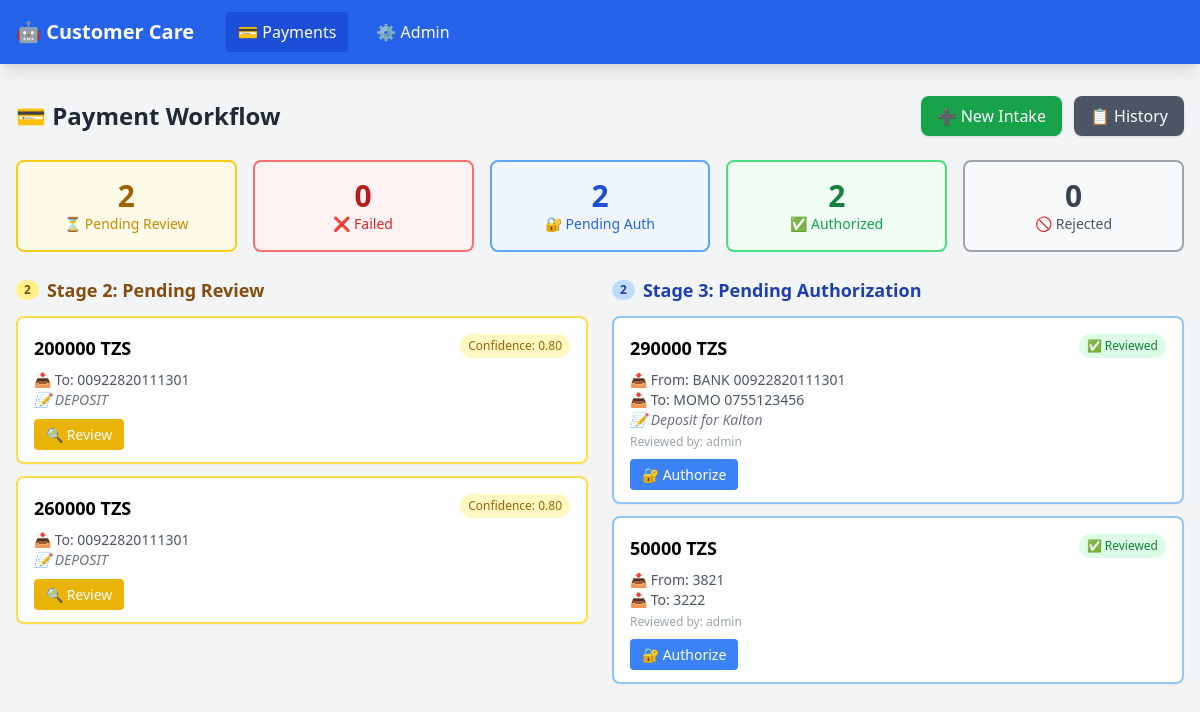
/payments/ (signed in), run on the app's committed database.
### payments/models.py (models this page shows, shortened)
class PaymentRequest(models.Model):
    class Status(models.TextChoices):
        PENDING_REVIEW = 'pending_review', 'Pending Review'
        FAILED = 'failed', 'Failed Review'
        PENDING_AUTHORIZATION = 'pending_authorization', 'Pending Authorization'
        AUTHORIZED = 'authorized', 'Authorized'
        REJECTED = 'rejected', 'Rejected'
    id = models.UUIDField(primary_key=True, default=uuid.uuid4, editable=False)
    status = models.CharField(
        max_length=24,
        choices=Status.choices,
        default=Status.PENDING_REVIEW,
        db_index=True,
    )
    created_at = models.DateTimeField(auto_now_add=True)
    updated_at = models.DateTimeField(auto_now=True)
    raw_sms = models.TextField(help_text="Original SMS text received")
    amount = models.DecimalField(
        max_digits=16, decimal_places=2, null=True, blank=True,
        help_text="Extracted amount",
    )
    currency = models.CharField(
        max_length=10, null=True, blank=True,
        help_text="Extracted currency (TZS, USD, etc.)",
    )
    sender_name = models.CharField(
        max_length=255, null=True, blank=True,
        help_text="Name of the person/entity sending the money",
    )
    from_account = models.CharField(
        max_length=100, null=True, blank=True,
        help_text="Source account number",
    )
    from_account_type = models.CharField(
        max_length=20, null=True, blank=True,
        help_text="Source type: BANK, MOMO, or INTL",
    )
    from_bank = models.CharField(
        max_length=100, null=True, blank=True,
        help_text="Source bank name (e.g. Mkombozi, NBC, NMB, CRDB, etc.)",
    )
    receiver_name = models.CharField(
        max_length=255, null=True, blank=True,
        help_text="Name of recipient",
    )
    to_account = models.CharField(
        max_length=100, null=True, blank=True,
        help_text="Destination account number",
    )
    to_account_type = models.CharField(
        max_length=20, null=True, blank=True,
        help_text="Destination type: BANK, MOMO, or INTL",
    )
    to_bank = models.CharField(
        max_length=100, null=True, blank=True,
        help_text="Destination bank name",
    )
    reference = models.CharField(
        max_length=255, null=True, blank=True,
        help_text="Transaction reference number from SMS",
    )
    memo = models.TextField(
        null=True, blank=True,
        help_text="Extra description / purpose",
    )
    transaction_date = models.DateTimeField(
        null=True, blank=True,
        help_text="Date of the original transaction",
    )
    parse_confidence = models.FloatField(
        null=True, blank=True,
        help_text="Confidence score (0.0 to 1.0) of the parse",
    )
    parse_notes = models.TextField(
        null=True, blank=True,
        help_text="Notes about parsing warnings/issues",
    )
    reviewed_by = models.ForeignKey(
        User, on_delete=models.SET_NULL,
        null=True, blank=True, related_name='payment_reviews',
        help_text="Reviewer who verified this request",
    )
    reviewed_at = models.DateTimeField(null=True, blank=True)
    review_notes = models.TextField(
        null=True, blank=True,
        help_text="Notes from the reviewer (if failed/discarded)",
    )
    authorized_by = models.ForeignKey(
        User, on_delete=models.SET_NULL,
        null=True, blank=True, related_name='payment_authorizations',
        help_text="Authorizer who approved/rejected this request",
    )
    authorized_at = models.DateTimeField(null=True, blank=True)
    authorization_notes = models.TextField(
        null=True, blank=True,
        help_text="Notes from the authorizer",
    )
    ip_address = models.GenericIPAddressField(
        null=True, blank=True,
        help_text="IP address of the intake source",
    )
    class Meta:
        ordering = ['-created_at']
        verbose_name = 'Payment Request'
        verbose_name_plural = 'Payment Requests'
        permissions = [
            ('can_review_payment', 'Can review and verify payment requests'),
            ('can_authorize_payment', 'Can authorize and execute payment requests'),
        ]
    def authorize(self, authorizer, notes=""):
        """Move from PENDING_AUTHORIZATION to AUTHORIZED"""
        if self.status != self.Status.PENDING_AUTHORIZATION:
            raise ValueError(f"Cannot authorize: current status is {self.status}")
        self.status = self.Status.AUTHORIZED
        self.authorized_by = authorizer
        self.authorized_at = timezone.now()
        self.authorization_notes = notes
        self.save()

### payments/views.py (the view)
# urls.py: path('', views.call_dashboard, name='dashboard'),
@login_required
def dashboard(request):
    counts = {
        'pending_review': PaymentRequest.objects.filter(
            status=PaymentRequest.Status.PENDING_REVIEW
        ).count(),
        'failed': PaymentRequest.objects.filter(
            status=PaymentRequest.Status.FAILED
        ).count(),
        'pending_authorization': PaymentRequest.objects.filter(
            status=PaymentRequest.Status.PENDING_AUTHORIZATION
        ).count(),
        'authorized': PaymentRequest.objects.filter(
            status=PaymentRequest.Status.AUTHORIZED
        ).count(),
        'rejected': PaymentRequest.objects.filter(
            status=PaymentRequest.Status.REJECTED
        ).count(),
    }
    pending_review = PaymentRequest.objects.filter(
        status=PaymentRequest.Status.PENDING_REVIEW
    )[:20]
    pending_auth = PaymentRequest.objects.filter(
        status=PaymentRequest.Status.PENDING_AUTHORIZATION
    )[:20]
    return render(request, 'payments/dashboard.html', {
        'counts': counts,
        'pending_review': pending_review,
        'pending_auth': pending_auth,
    })

### templates/payments/dashboard.html (shortened to what this page needs)
{% extends "base.html" %}
{% load static %}
{% block content %}
<div class="space-y-6">
    <div class="flex items-center justify-between">
        <h1 class="text-2xl font-bold text-gray-800">💳 Payment Workflow</h1>
        <div class="flex space-x-3">
            <a href="{% url 'payments:intake' %}" class="bg-green-600 hover:bg-green-700 text-white px-4 py-2 rounded-lg shadow">
                ➕ New Intake
            </a>
            <a href="{% url 'payments:history' %}" class="bg-gray-600 hover:bg-gray-700 text-white px-4 py-2 rounded-lg shadow">
                📋 History
            </a>
        </div>
    </div>
    <div class="grid grid-cols-5 gap-4">
        <div class="bg-yellow-50 border-2 border-yellow-400 rounded-lg p-4 text-center">
            <div class="text-3xl font-bold text-yellow-700">{{ counts.pending_review }}</div>
            <div class="text-sm text-yellow-600 font-medium">⏳ Pending Review</div>
        </div>
        <div class="bg-red-50 border-2 border-red-400 rounded-lg p-4 text-center">
            <div class="text-3xl font-bold text-red-700">{{ counts.failed }}</div>
            <div class="text-sm text-red-600 font-medium">❌ Failed</div>
        </div>
        <div class="bg-blue-50 border-2 border-blue-400 rounded-lg p-4 text-center">
            <div class="text-3xl font-bold text-blue-700">{{ counts.pending_authorization }}</div>
            <div class="text-sm text-blue-600 font-medium">🔐 Pending Auth</div>
        </div>
        <div class="bg-green-50 border-2 border-green-400 rounded-lg p-4 text-center">
            <div class="text-3xl font-bold text-green-700">{{ counts.authorized }}</div>
            <div class="text-sm text-green-600 font-medium">✅ Authorized</div>
        </div>
        <div class="bg-gray-50 border-2 border-gray-400 rounded-lg p-4 text-center">
            <div class="text-3xl font-bold text-gray-700">{{ counts.rejected }}</div>
            <div class="text-sm text-gray-600 font-medium">🚫 Rejected</div>
        </div>
    </div>
    <div class="grid grid-cols-2 gap-6">
        <div>
            <h2 class="text-lg font-bold text-yellow-800 mb-3 flex items-center">
                <span class="bg-yellow-200 text-yellow-800 px-2 py-0.5 rounded-full text-xs mr-2">{{ counts.pending_review }}</span>
                Stage 2: Pending Review
            </h2>
            <div class="space-y-3">
                {% for p in pending_review %}
                <div class="bg-white border-2 border-yellow-300 rounded-lg p-4 shadow-sm hover:shadow-md transition">
                    <div class="flex justify-between items-start">
                        <div>
                            <span class="font-bold text-lg">
                                {% if p.amount %}{{ p.amount|floatformat:-2 }}{% endif %}
                                {{ p.currency|default:'' }}
                            </span>
                        </div>
                        <span class="text-xs bg-yellow-100 text-yellow-700 px-2 py-1 rounded-full">
                            Confidence: {{ p.parse_confidence|floatformat:2 }}
                        </span>
                    </div>
                    <div class="mt-2 text-sm text-gray-600">
                        {% if p.to_account %}
                        <div>📥 To: {{ p.to_account_type|default:'' }} {{ p.to_account }}</div>
                        {% endif %}
                        {% if p.memo %}
                        <div class="text-gray-500 italic">📝 {{ p.memo|truncatechars:60 }}</div>
                        {% endif %}
                    </div>
                    <div class="mt-3">
                        <a href="{% url 'payments:review' p.pk %}" class="bg-yellow-500 hover:bg-yellow-600 text-white text-sm px-3 py-1.5 rounded">
                            🔍 Review
                        </a>
                    </div>
                </div>
                {% empty %}
                <div class="bg-gray-50 border-2 border-dashed border-gray-300 rounded-lg p-6 text-center text-gray-500">
                    No pending reviews
                </div>
                {% endfor %}
            </div>
        </div>
        <div>
            <h2 class="text-lg font-bold text-blue-800 mb-3 flex items-center">
                <span class="bg-blue-200 text-blue-800 px-2 py-0.5 rounded-full text-xs mr-2">{{ counts.pending_authorization }}</span>
                Stage 3: Pending Authorization
            </h2>
            <div class="space-y-3">
                {% for p in pending_auth %}
                <div class="bg-white border-2 border-blue-300 rounded-lg p-4 shadow-sm hover:shadow-md transition">
                    <div class="flex justify-between items-start">
                        <div>
                            <span class="font-bold text-lg">
                                {% if p.amount %}{{ p.amount|floatformat:-2 }}{% endif %}
                                {{ p.currency|default:'' }}
                            </span>
                        </div>
                        <span class="text-xs bg-green-100 text-green-700 px-2 py-1 rounded-full">
                            ✅ Reviewed
                        </span>
                    </div>
                    <div class="mt-2 text-sm text-gray-600">
                        {% if p.from_account %}
                        <div>📤 From: {{ p.from_account_type|default:'' }} {{ p.from_account }}</div>
                        {% endif %}
                        {% if p.to_account %}
                        <div>📥 To: {{ p.to_account_type|default:'' }} {{ p.to_account }}</div>
                        {% endif %}
                        {% if p.memo %}
                        <div class="text-gray-500 italic">📝 {{ p.memo|truncatechars:60 }}</div>
                        {% endif %}
                    </div>
                    {% if p.reviewed_by %}
                    <div class="mt-1 text-xs text-gray-400">Reviewed by: {{ p.reviewed_by }}</div>
                    {% endif %}
                    <div class="mt-3">
                        <a href="{% url 'payments:authorize' p.pk %}" class="bg-blue-500 hover:bg-blue-600 text-white text-sm px-3 py-1.5 rounded">
                            🔐 Authorize
                        </a>
                    </div>
                </div>
                {% empty %}
                <div class="bg-gray-50 border-2 border-dashed border-gray-300 rounded-lg p-6 text-center text-gray-500">
                    No pending authorizations
                </div>
                {% endfor %}
            </div>
        </div>
    </div>
</div>
{% endblock %}

### templates/base.html (shortened to what this page needs)
<!DOCTYPE html>
<html lang="en">
<head>
    <script src="https://cdn.tailwindcss.com"></script>
</head>
<body class="bg-gray-100">
    <nav class="bg-blue-600 text-white shadow-lg">
        <div class="max-w-7xl mx-auto px-4">
            <div class="flex justify-between items-center h-16">
                <div class="flex items-center space-x-8">
                    <h1 class="text-xl font-bold">🤖 Customer Care</h1>
                    <div class="flex space-x-4">
                        <a href="{% url 'payments:dashboard' %}" class="hover:bg-blue-700 px-3 py-2 rounded {% if request.resolver_match.app_name == 'payments' %}bg-blue-700{% endif %}">
                            💳 Payments
                        </a>
                        <a href="{% url 'admin:index' %}" class="hover:bg-blue-700 px-3 py-2 rounded">
                            ⚙️ Admin
                        </a>
                    </div>
                </div>
            </div>
        </div>
    </nav>
    <main class="max-w-7xl mx-auto px-4 py-8">
        {% block content %}{% endblock %}
    </main>
</body>
</html>

### data on the page
PaymentRequest: amount "200000", currency "TZS", parse_confidence "0.80", to_account "00922820111301", memo "DEPOSIT"
PaymentRequest: amount "260000", currency "TZS", parse_confidence "0.80", to_account "00922820111301", memo "DEPOSIT"
PaymentRequest: amount "290000", currency "TZS", from_account_type "BANK", from_account "00922820111301", to_account_type "MOMO", to_account "0755123456", memo "Deposit for Kalton", reviewed_by "admin"
PaymentRequest: amount "50000", currency "TZS", from_account "3821", to_account "3222", reviewed_by "admin"

### other printed values
{{ counts.pending_review }} "2"
{{ counts.failed }} "0"
{{ counts.pending_authorization }} "2"
{{ counts.authorized }} "2"
{{ counts.rejected }} "0"
